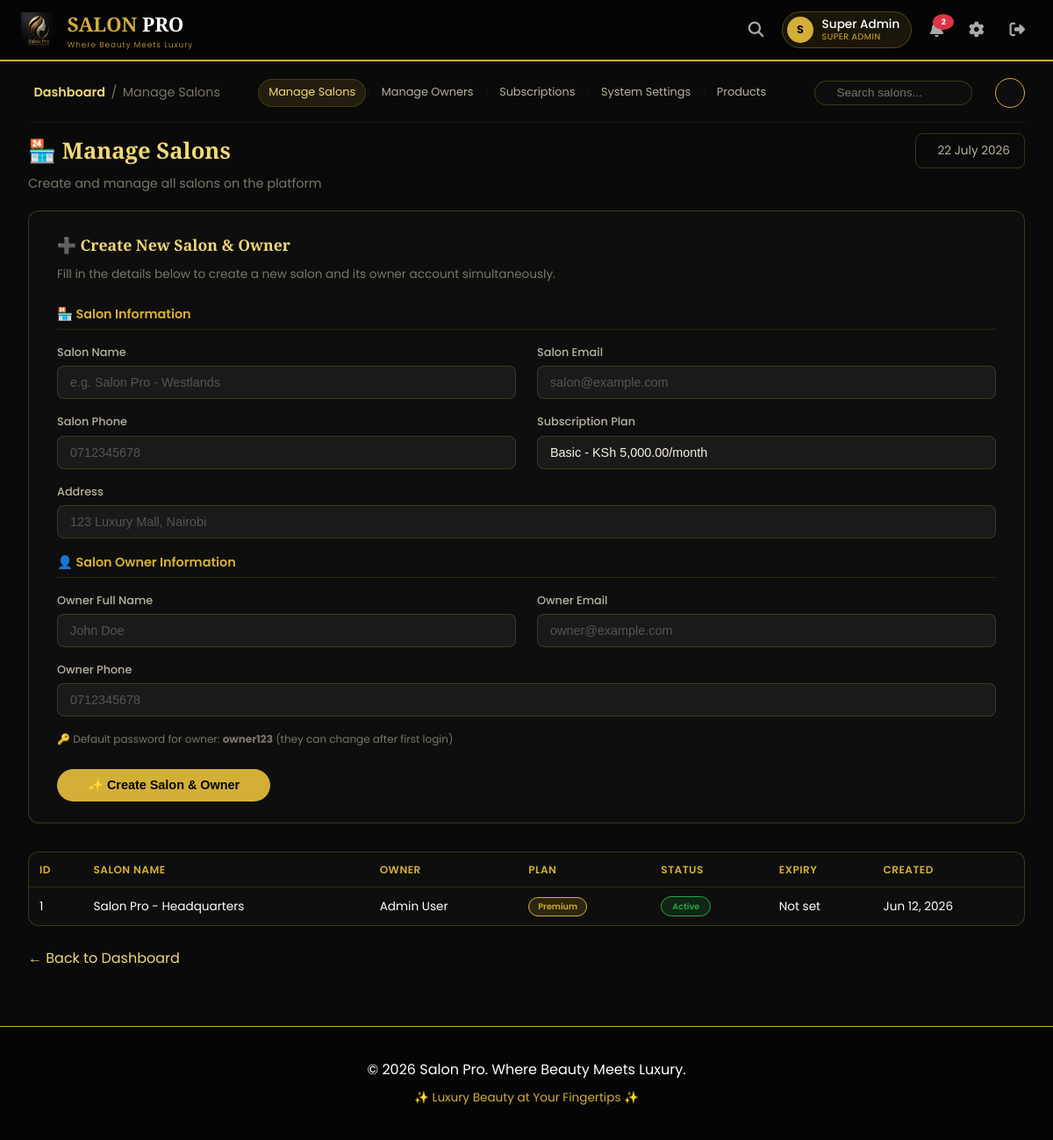
The app's page /super_admin/salons.php (signed in) with its own data.
### tables this page shows
CREATE TABLE IF NOT EXISTS salons (
    id INT AUTO_INCREMENT PRIMARY KEY,
    salon_name VARCHAR(100) NOT NULL,
    salon_email VARCHAR(100),
    salon_phone VARCHAR(20),
    address TEXT,
    subscription_plan ENUM('basic', 'premium', 'enterprise') DEFAULT 'basic',
    subscription_status ENUM('active', 'expired', 'suspended') DEFAULT 'active',
    subscription_expiry DATE,
    owner_id INT,
    created_at TIMESTAMP DEFAULT CURRENT_TIMESTAMP,
    FOREIGN KEY (owner_id) REFERENCES users(id)
);

CREATE TABLE IF NOT EXISTS users (
    id INT AUTO_INCREMENT PRIMARY KEY,
    full_name VARCHAR(100) NOT NULL,
    email VARCHAR(100) UNIQUE NOT NULL,
    phone VARCHAR(20) NOT NULL,
    password VARCHAR(255) NOT NULL,
    role ENUM('admin', 'staff', 'customer', 'super_admin') DEFAULT 'customer',
    is_active BOOLEAN DEFAULT TRUE,
    salon_id INT,
    created_at TIMESTAMP DEFAULT CURRENT_TIMESTAMP
);

### config/database.php (called while the page is built, shortened)
<?php
$db_host = 'localhost';
$db_user = 'root';
$db_pass = '';
$db_name = 'saloon_management_system';
$conn = mysqli_connect($db_host, $db_user, $db_pass, $db_name);
function getPlanPrice($plan) {
    global $conn;
    $key = 'plan_' . $plan . '_price';
    $query = "SELECT setting_value FROM salon_settings WHERE setting_key = '$key'";
    $result = mysqli_query($conn, $query);
    if ($result && mysqli_num_rows($result) > 0) {
        $row = mysqli_fetch_assoc($result);
        return (float)$row['setting_value'];
    }
    $defaults = ['basic' => 5000, 'premium' => 10000, 'enterprise' => 20000];
    return $defaults[$plan] ?? 0;
}
function getAllPlanPrices() {
    return [
        'basic' => getPlanPrice('basic'),
        'premium' => getPlanPrice('premium'),
        'enterprise' => getPlanPrice('enterprise')
    ];
}
?>

### super_admin/salons.php (the view, shortened to what this page needs)
<?php
require_once '../config/database.php';
$plan_prices = getAllPlanPrices();
$salons_query = "SELECT s.*, u.full_name as owner_name, u.email as owner_email
                 FROM salons s
                 LEFT JOIN users u ON s.owner_id = u.id
                 ORDER BY s.id DESC";
$salons_result = mysqli_query($conn, $salons_query);
include '../includes/header.php';
?>
<div class="main-content">
    <div class="sticky-header">
        <div class="top-bar">
            <div class="top-bar-left">
                <div class="breadcrumb">
                    <span class="current">Dashboard</span>
                    <span class="sep">/</span>
                    <span class="sub">Manage Salons</span>
                </div>
            </div>
            <div class="top-bar-center">
                <div class="quick-links">
                    <a href="salons.php" class="qlink active"><i class="ti ti-building-store"></i> Manage Salons</a>
                    <span class="link-sep">|</span>
                    <a href="admins.php" class="qlink"><i class="ti ti-user-shield"></i> Manage Owners</a>
                    <span class="link-sep">|</span>
                    <a href="subscriptions.php" class="qlink"><i class="ti ti-crown"></i> Subscriptions</a>
                    <span class="link-sep">|</span>
                    <a href="settings.php" class="qlink"><i class="ti ti-settings"></i> System Settings</a>
                    <span class="link-sep">|</span>
                    <a href="products.php" class="qlink"><i class="ti ti-box"></i> Products</a>
                </div>
            </div>
            <div class="top-bar-right">
                <div class="search-box">
                    <input type="text" id="globalSearch" placeholder="Search salons...">
                </div>
                <div class="topbar-avatar"><i class="ti ti-crown"></i></div>
            </div>
        </div>
    </div>
    <div class="welcome-row">
        <div>
            <h1>🏪 Manage Salons</h1>
            <p class="subtitle">Create and manage all salons on the platform</p>
        </div>
        <div class="date-badge">
            <i class="ti ti-calendar"></i> <?php echo date('j F Y'); ?>
        </div>
    </div>
    <div class="create-form">
        <h2>➕ Create New Salon &amp; Owner</h2>
        <p class="form-desc">Fill in the details below to create a new salon and its owner account simultaneously.</p>
        <form method="POST">
            <div class="form-section-title">🏪 Salon Information</div>
            <div class="form-row">
                <div class="form-group">
                    <label>Salon Name</label>
                    <input type="text" name="salon_name" class="form-control" placeholder="e.g. Salon Pro - Westlands" required>
                </div>
                <div class="form-group">
                    <label>Salon Email</label>
                    <input type="email" name="salon_email" class="form-control" placeholder="salon@example.com" required>
                </div>
            </div>
            <div class="form-row">
                <div class="form-group">
                    <label>Salon Phone</label>
                    <input type="tel" name="salon_phone" class="form-control" placeholder="0712345678" required>
                </div>
                <div class="form-group">
                    <label>Subscription Plan</label>
                    <select name="subscription_plan" class="form-control" required>
                        <option value="basic">Basic - KSh <?php echo number_format($plan_prices['basic'], 2); ?>/month</option>
                    </select>
                </div>
            </div>
            <div class="form-group">
                <label>Address</label>
                <input type="text" name="salon_address" class="form-control" placeholder="123 Luxury Mall, Nairobi" required>
            </div>
            <div class="form-section-title">👤 Salon Owner Information</div>
            <div class="form-row">
                <div class="form-group">
                    <label>Owner Full Name</label>
                    <input type="text" name="owner_name" class="form-control" placeholder="John Doe" required>
                </div>
                <div class="form-group">
                    <label>Owner Email</label>
                    <input type="email" name="owner_email" class="form-control" placeholder="owner@example.com" required>
                </div>
            </div>
            <div class="form-group">
                <label>Owner Phone</label>
                <input type="tel" name="owner_phone" class="form-control" placeholder="0712345678" required>
            </div>
            <div class="form-group">
                <div class="help-text">🔑 Default password for owner: <strong>owner123</strong> (they can change after first login)</div>
            </div>
            <button type="submit" name="create_salon" class="btn-create">✨ Create Salon &amp; Owner</button>
        </form>
    </div>
    <div class="table-wrapper">
        <table>
            <thead>
                <tr>
                    <th>ID</th>
                    <th>Salon Name</th>
                    <th>Owner</th>
                    <th>Plan</th>
                    <th>Status</th>
                    <th>Expiry</th>
                    <th>Created</th>
                </tr>
            </thead>
            <tbody>
                <?php if(mysqli_num_rows($salons_result) > 0): ?>
                    <?php while($salon = mysqli_fetch_assoc($salons_result)): ?>
                        <tr>
                            <td><?php echo $salon['id']; ?></td>
                            <td><?php echo htmlspecialchars($salon['salon_name']); ?></td>
                            <td><?php echo htmlspecialchars($salon['owner_name'] ?? 'No Owner'); ?></td>
                            <td>
                                <span class="plan-badge <?php echo $salon['subscription_plan'] ?? 'basic'; ?>">
                                    <?php echo ucfirst($salon['subscription_plan'] ?? 'Basic'); ?>
                                </span>
                            </td>
                            <td>
                                <span class="status-badge <?php echo $salon['subscription_status'] ?? 'inactive'; ?>">
                                    <?php echo ucfirst($salon['subscription_status'] ?? 'Inactive'); ?>
                                </span>
                            </td>
                            <td>
                                <?php if (!empty($salon['subscription_expiry'])): ?>
                                    <?php echo date('M d, Y', strtotime($salon['subscription_expiry'])); ?>
                                <?php else: ?>
                                    Not set
                                <?php endif; ?>
                            </td>
                            <td><?php echo date('M d, Y', strtotime($salon['created_at'])); ?></td>
                        </tr>
                    <?php endwhile; ?>
                <?php endif; ?>
            </tbody>
        </table>
    </div>
    <a href="dashboard.php" class="back-link">← Back to Dashboard</a>
</div>
<?php include '../includes/footer.php'; ?>

### assets/css/style.css (style rules this page uses)
:root { --bg-primary: #0B0B0B; --bg-secondary: #111111; --bg-card: #1A1A1A; --bg-panel: #0E0E0E; --bg-input: #1E1E1E; --emerald: #0F9D58; --emerald-light: #1ABC9C; --emerald-dark: #0B7A3E; --emerald-bg: rgba(15, 157, 88, 0.15); --emerald-border: rgba(15, 157, 88, 0.3); --gold: #D4AF37; --gold-light: #F0D878; --gold-dark: #A3831F; --gold-bg: rgba(212, 175, 55, 0.15); --gold-border: rgba(212, 175, 55, 0.3); --text-primary: #F5F5F5; --text-secondary: #B8B2A0; --text-muted: #7A7568; --success: #28A745; --danger: #E0554A; --warning: #E0A63C; --info: #4A90D9; --border-color: rgba(212, 175, 55, 0.2); --border-emerald: rgba(15, 157, 88, 0.3); --shadow-gold: 0 4px 20px rgba(212, 175, 55, 0.15); --shadow-emerald: 0 4px 20px rgba(15, 157, 88, 0.2); }
* { margin: 0; padding: 0; box-sizing: border-box; }
body { font-family: 'Poppins', 'Segoe UI', Tahoma, Geneva, Verdana, sans-serif; background: var(--bg-primary); color: var(--text-primary); line-height: 1.6; }
.form-group { margin-bottom: 1.5rem; }
.form-group label { display: block; margin-bottom: 0.5rem; color: var(--gold); font-weight: 500; }
.form-control { width: 100%; padding: 12px 16px; background: var(--bg-input); border: 1px solid rgba(212, 175, 55, 0.2); border-radius: 8px; color: var(--text-primary); font-size: 1rem; transition: all 0.3s; }
.form-control::placeholder { color: var(--text-muted); }
select.form-control { appearance: none; background-repeat: no-repeat; background-position: right 15px center; padding-right: 40px; }
.table-wrapper { overflow-x: auto; background: var(--bg-card); border-radius: 15px; padding: 0; border: 1px solid rgba(212, 175, 55, 0.1); }
table { width: 100%; border-collapse: collapse; font-size: 0.9rem; }
th, td { padding: 12px 16px; text-align: left; border-bottom: 1px solid rgba(212, 175, 55, 0.08); }
th { color: var(--gold); font-weight: 600; }
tr:last-child td { border-bottom: none; }
.plan-badge { display: inline-block; padding: 4px 12px; border-radius: 20px; font-size: 0.7rem; font-weight: bold; }

### includes/header.php (style rules this page uses)
* { margin: 0; padding: 0; box-sizing: border-box; }
body { font-family: 'Poppins', sans-serif; background: #0a0a0a; color: #ffffff; line-height: 1.6; }

### records on screen
salons: id "1", salon_name "Salon Pro - Headquarters", owner.full_name "Admin User", subscription_plan "Premium", subscription_status "Active", shows "Not set", created_at "Jun 12, 2026"

### other values on screen
substr($user_name, 0, 1) "S"
$user_name "Super Admin"
str_replace('_', ' ', $user_role) "SUPER ADMIN"
min($unread_count, 99) "2"
